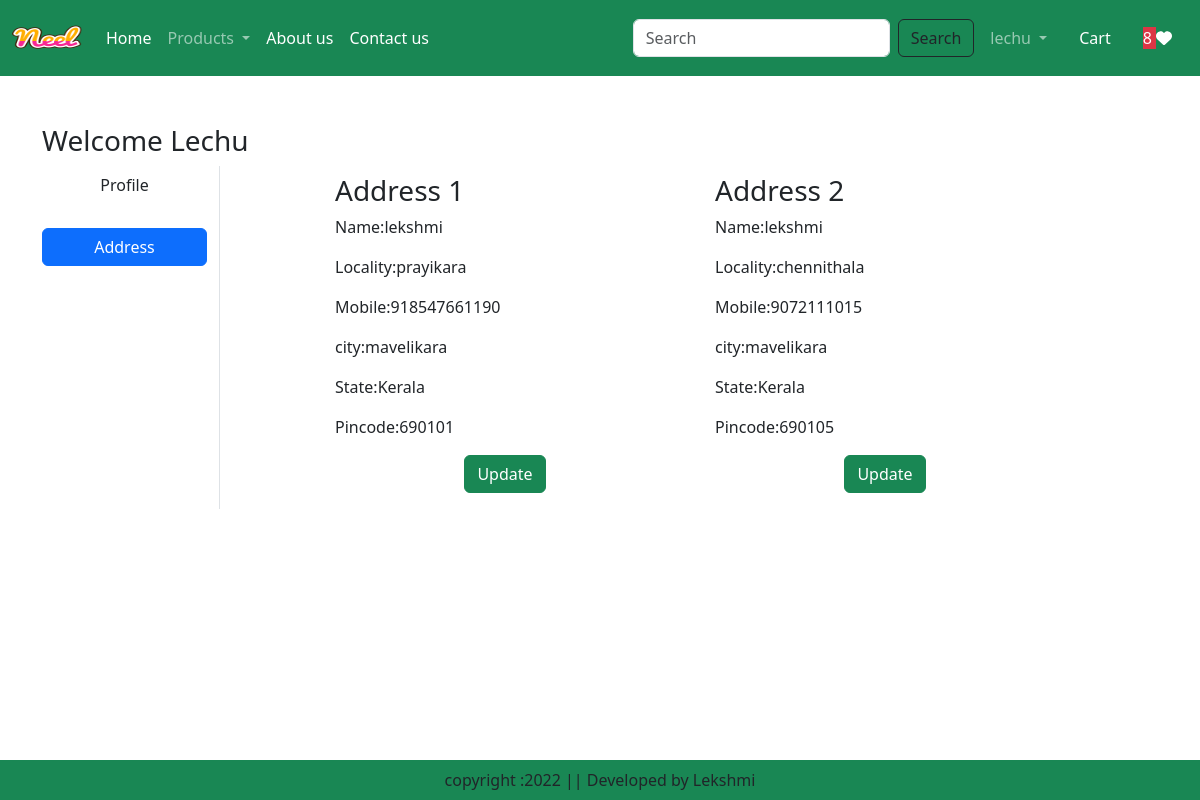
The page /address/ (signed in) on the database its author committed.
### shopapp/models.py (models this page shows, shortened)
class Customer(models.Model):
    user=models.ForeignKey(User,on_delete=models.CASCADE)
    name=models.CharField(max_length=200)
    locality=models.CharField(max_length=200)
    city=models.CharField(max_length=50)
    mobile=models.IntegerField(default=91)
    state=models.CharField(choices=STATE_CHOICES,max_length=100)
    zipcode=models.IntegerField()

### shopapp/views.py (the view)
# urls.py: path('address/',views.address,name="address"),
@login_required
def address(request):
    add=Customer.objects.filter(user=request.user)
    totalitem = 0
    wishitem=0
    if request.user.is_authenticated:
        totalitem = len(Cart.objects.filter(user=request.user))
        wishitem = len(Wishlist.objects.filter(user=request.user))
    return render(request,'address.html',locals())

### shopapp/templates/address.html (shortened to what this page needs)
{% extends 'base.html'%}
{% load static %}
{% block main-content %}
<div class="container my-5">
    <div class="row">
        <h3>Welcome <span class="text-capitalize">{{request.user}}</span></h3>
     <div class="col-sm-2 border-end">
        <ul class="list-unstyled">
            <li class="d-grid"><a href="{% url 'profile' %}" class="btn ">Profile</a></li><br>
            <li class="d-grid"><a href="{% url 'address' %}" class="btn btn-primary">Address</a></li>
        </ul>
     </div>
     <div class="col-sm-8 offset-sm-1">
        <div class="row">
            {% for ad in add %}
            <div class="col-sm-6">
                <div class="caed m-2">
                    <div class="card-body">
                        <h3>Address {{forloop.counter}}</h3>
                        <p>Name:{{ad.name}}</p>
                        <p>Locality:{{ad.locality}}</p>
                        <p>Mobile:{{ad.mobile}}</p>
                        <p>city:{{ad.city}}</p>
                        <p>State:{{ad.state}}</p>
                        <p>Pincode:{{ad.zipcode}}</p>
                        <p class="text-center"><a href="{% url 'updateAddress' pk=ad.id %}" type="button" class="btn btn-success">Update</a></p>
                    </div>
                </div>
            </div>
            {% endfor %}
        </div>
     </div>
{% endblock main-content %}

### shopapp/templates/base.html (shortened to what this page needs)
<!DOCTYPE html>
{% load static %}
<html lang="en">
<head>
    <link href="https://cdn.jsdelivr.net/npm/bootstrap@5.3.0-alpha1/dist/css/bootstrap.min.css" rel="stylesheet">
    <link rel="stylesheet" href="{% static 'app/css/owl.carousel.min.css' %}" />
    <link rel="stylesheet" href="{% static 'app/css/all.min.css' %}" />
    <link rel="stylesheet" href="{% static 'app/css/style.css' %}" />
</head>
<body>
    <nav class="navbar navbar-expand-lg navbar-dark bg-success">
        <div class="container-fluid">
          <a class="navbar-brand" href="#">
            <img src="{% static 'app/images/product/Neel.png' %}" width="70" height="50"/>
          </a>
          <div class="collapse navbar-collapse" id="navbarSupportedContent">
            <ul class="navbar-nav me-auto mb-2 mb-lg-0">
              {% if request.user.is_authenticated %}
              <li class="nav-item">
                <a class="nav-link active" aria-current="page" href="/">Home</a>
              </li>
              <li class="nav-item dropdown">
                <a class="nav-link dropdown-toggle" href="#" role="button" data-bs-toggle="dropdown" aria-expanded="false">
                  Products
                </a>
              </li>
              <li class="nav-item">
                <a class="nav-link text-white" href="{% url 'about' %}">About us</a>
              </li>
              <li class="nav-item">
                <a class="nav-link text-white" href="{% url 'contact' %}">Contact us</a>
              </li>
            </ul>
            <form class="d-flex" role="search" action="/search">
              <input class="form-control me-2" type="search" placeholder="Search" name="search" aria-label="Search">
              <button class="btn btn-outline-dark" type="submit">Search</button>
            </form>
          </div>
          <ul class="navbar-nav me-auto mb-2 mb-lg-0">
            <li class="nav-item dropdown mx-2">
                <a class="nav-link dropdown-toggle" href="#" role="button" data-bs-toggle="dropdown" aria-expanded="false">
                    {{request.user}}
                    </a>
            </li>
            <li class="nav-item mx-2">
                <a href="{% url 'showcart' %}" class="nav-link text-white"> Cart </a>
            </li>
            <li class="nav-item mx-2">
                <a href="#" class="nav-link text-white"><span class="budge bg-danger">{% if wishitem > 0 %} {{wishitem}} {% endif %}</span>    <i class="fa fa-heart"></i> </a>
            </li>
            {% endif %}
          </ul>
        </div>
      </nav>
      {% block main-content %} {% endblock main-content %}
      <footer class="container-fluid fixed-bottom bg-success text-center p-2 mt-5">
        copyright :2022 || Developed by Lekshmi
      </footer>
</body>
</html>

### rows shown on the page
Customer: name "lekshmi", locality "prayikara", mobile "918547661190", city "mavelikara", state "Kerala", zipcode "690101"
Customer: name "lekshmi", locality "chennithala", mobile "9072111015", city "mavelikara", state "Kerala", zipcode "690105"

### other values the page prints
{{ request.user }} "lechu"
{{ wishitem }} "8"
{{ request.user }} "Lechu"
